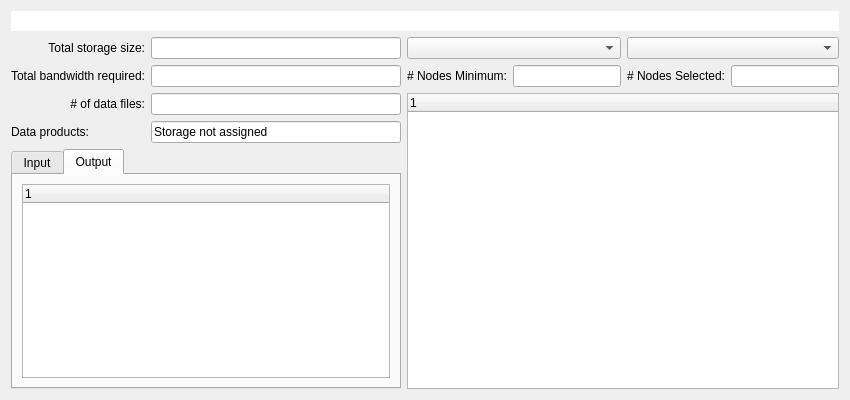
     <widget class="QWidget" name="tab_Storage">
      <attribute name="title">
       <string>Storage</string>
      </attribute>
      <layout class="QGridLayout" name="gridLayout_12">
       <item row="1" column="0">
        <widget class="QLabel" name="label">
         <property name="text">
          <string>Total storage size:</string>
         </property>
         <property name="alignment">
          <set>Qt::AlignRight|Qt::AlignTrailing|Qt::AlignVCenter</set>
         </property>
        </widget>
       </item>
       <item row="0" column="0" colspan="6">
        <widget class="QLineEdit" name="lineEditStorageConflict">
         <property name="font">
          <font>
           <weight>75</weight>
           <bold>true</bold>
          </font>
         </property>
         <property name="acceptDrops">
          <bool>false</bool>
         </property>
         <property name="frame">
          <bool>false</bool>
         </property>
         <property name="readOnly">
          <bool>true</bool>
         </property>
        </widget>
       </item>
       <item row="2" column="0">
        <widget class="QLabel" name="label_2">
         <property name="text">
          <string>Total bandwidth required:</string>
         </property>
         <property name="alignment">
          <set>Qt::AlignRight|Qt::AlignTrailing|Qt::AlignVCenter</set>
         </property>
        </widget>
       </item>
       <item row="2" column="1">
        <widget class="QLineEdit" name="lineEditTotalBandwidth">
         <property name="minimumSize">
          <size>
           <width>0</width>
           <height>0</height>
          </size>
         </property>
         <property name="maximumSize">
          <size>
           <width>16777215</width>
           <height>16777215</height>
          </size>
         </property>
         <property name="toolTip">
          <string>Total network bandwidth required
(Total storage size / observation duration)</string>
         </property>
         <property name="readOnly">
          <bool>true</bool>
         </property>
        </widget>
       </item>
       <item row="1" column="1">
        <widget class="QLineEdit" name="lineEditTotalStorageSize">
         <property name="minimumSize">
          <size>
           <width>0</width>
           <height>0</height>
          </size>
         </property>
         <property name="maximumSize">
          <size>
           <width>16777215</width>
           <height>16777215</height>
          </size>
         </property>
         <property name="toolTip">
          <string>the total size of all dataproducts written to the storage nodes</string>
         </property>
         <property name="statusTip">
          <string/>
         </property>
         <property name="readOnly">
          <bool>true</bool>
         </property>
        </widget>
       </item>
       <item row="2" column="2">
        <widget class="QLabel" name="label_3">
         <property name="text">
          <string># Nodes Minimum:</string>
         </property>
         <property name="alignment">
          <set>Qt::AlignRight|Qt::AlignTrailing|Qt::AlignVCenter</set>
         </property>
        </widget>
       </item>
       <item row="2" column="3">
        <widget class="QLineEdit" name="lineEditMinNrStorageNodes">
         <property name="enabled">
          <bool>true</bool>
         </property>
         <property name="sizePolicy">
          <sizepolicy hsizetype="Expanding" vsizetype="Fixed">
           <horstretch>0</horstretch>
           <verstretch>0</verstretch>
          </sizepolicy>
         </property>
         <property name="minimumSize">
          <size>
           <width>0</width>
           <height>0</height>
          </size>
         </property>
         <property name="toolTip">
          <string>&lt;!DOCTYPE HTML PUBLIC &quot;-//W3C//DTD HTML 4.0//EN&quot; &quot;http://www.w3.org/TR/REC-html40/strict.dtd&quot;&gt;
&lt;html&gt;&lt;head&gt;&lt;meta name=&quot;qrichtext&quot; content=&quot;1&quot; /&gt;&lt;style type=&quot;text/css&quot;&gt;
p, li { white-space: pre-wrap; }
&lt;/style&gt;&lt;/head&gt;&lt;body style=&quot; font-family:'MS Shell Dlg 2'; font-size:8.25pt; font-weight:400; font-style:normal;&quot;&gt;
&lt;p style=&quot; margin-top:0px; margin-bottom:0px; margin-left:0px; margin-right:0px; -qt-block-indent:0; text-indent:0px;&quot;&gt;&lt;span style=&quot; font-size:8pt;&quot;&gt;the most optimistic minimum number of storage nodes required to obtain the required total network bandwidth. The automatic selection might select more nodes depending on storage space available.&lt;/span&gt;&lt;/p&gt;&lt;/body&gt;&lt;/html&gt;</string>
         </property>
         <property name="readOnly">
          <bool>true</bool>
         </property>
        </widget>
       </item>
       <item row="2" column="4">
        <widget class="QLabel" name="label_12">
         <property name="text">
          <string># Nodes Selected:</string>
         </property>
        </widget>
       </item>
       <item row="2" column="5">
        <widget class="QLineEdit" name="lineEditAssignedStorageNodes">
         <property name="enabled">
          <bool>true</bool>
         </property>
         <property name="sizePolicy">
          <sizepolicy hsizetype="Expanding" vsizetype="Fixed">
           <horstretch>0</horstretch>
           <verstretch>0</verstretch>
          </sizepolicy>
         </property>
         <property name="minimumSize">
          <size>
           <width>0</width>
           <height>0</height>
          </size>
         </property>
         <property name="toolTip">
          <string>the selected nodes for the displayed data produkt type</string>
         </property>
         <property name="readOnly">
          <bool>true</bool>
         </property>
        </widget>
       </item>
       <item row="3" column="2" rowspan="4" colspan="4">
        <widget class="QTreeWidget" name="treeWidgetStorageNodes">
         <property name="enabled">
          <bool>true</bool>
         </property>
         <property name="minimumSize">
          <size>
           <width>0</width>
           <height>0</height>
          </size>
         </property>
         <property name="baseSize">
          <size>
           <width>0</width>
           <height>0</height>
          </size>
         </property>
         <property name="toolTip">
          <string>the storage nodes and raid arrays used</string>
         </property>
         <property name="autoFillBackground">
          <bool>true</bool>
         </property>
         <property name="animated">
          <bool>false</bool>
         </property>
         <column>
          <property name="text">
           <string notr="true">1</string>
          </property>
         </column>
        </widget>
       </item>
       <item row="1" column="4" colspan="2">
        <widget class="QComboBox" name="comboBoxStorageDataType">
         <property name="sizePolicy">
          <sizepolicy hsizetype="Preferred" vsizetype="Fixed">
           <horstretch>0</horstretch>
           <verstretch>0</verstretch>
          </sizepolicy>
         </property>
         <property name="minimumSize">
          <size>
           <width>0</width>
           <height>0</height>
          </size>
         </property>
         <property name="toolTip">
          <string>Select the data product type for which to display the storage selection</string>
         </property>
        </widget>
       </item>
       <item row="3" column="1">
        <widget class="QLineEdit" name="lineEditNrOfDataFiles">
         <property name="minimumSize">
          <size>
           <width>250</width>
           <height>0</height>
          </size>
         </property>
         <property name="maximumSize">
          <size>
           <width>16777215</width>
           <height>16777215</height>
          </size>
         </property>
         <property name="toolTip">
          <string>the number of data products that are written</string>
         </property>
         <property name="readOnly">
          <bool>true</bool>
         </property>
        </widget>
       </item>
       <item row="3" column="0">
        <widget class="QLabel" name="label_4">
         <property name="text">
          <string># of data files:</string>
         </property>
         <property name="alignment">
          <set>Qt::AlignRight|Qt::AlignTrailing|Qt::AlignVCenter</set>
         </property>
        </widget>
       </item>
       <item row="4" column="0">
        <widget class="QLabel" name="label_DataProducts">
         <property name="maximumSize">
          <size>
           <width>16777215</width>
           <height>14</height>
          </size>
         </property>
         <property name="text">
          <string>Data products:</string>
         </property>
        </widget>
       </item>
       <item row="4" column="1">
        <widget class="QLineEdit" name="lineEditStorageAssigned">
         <property name="text">
          <string>Storage not assigned</string>
         </property>
         <property name="readOnly">
          <bool>true</bool>
         </property>
        </widget>
       </item>
       <item row="5" column="0" rowspan="2" colspan="2">
        <widget class="QTabWidget" name="tabWidgetDataProdukts">
         <property name="currentIndex">
          <number>1</number>
         </property>
         <widget class="QWidget" name="tabInput">
          <attribute name="title">
           <string>Input</string>
          </attribute>
          <layout class="QGridLayout" name="gridLayout_6">
           <item row="0" column="0">
            <widget class="QTreeWidget" name="treeWidgetInputDataProducts">
             <column>
              <property name="text">
               <string notr="true">1</string>
              </property>
             </column>
            </widget>
           </item>
          </layout>
         </widget>
         <widget class="QWidget" name="tabOutput">
          <attribute name="title">
           <string>Output</string>
          </attribute>
          <layout class="QGridLayout" name="gridLayout_10">
           <item row="0" column="0">
            <widget class="QTreeWidget" name="treeWidgetOutputDataProducts">
             <property name="minimumSize">
              <size>
               <width>0</width>
               <height>0</height>
              </size>
             </property>
             <column>
              <property name="text">
               <string notr="true">1</string>
              </property>
             </column>
            </widget>
           </item>
          </layout>
         </widget>
        </widget>
       </item>
       <item row="1" column="2" colspan="2">
        <widget class="ComboBox" name="comboBoxStorageSelectionMode">
         <property name="toolTip">
          <string>the method for selecting storage nodes</string>
         </property>
        </widget>
       </item>
      </layout>
     </widget>
